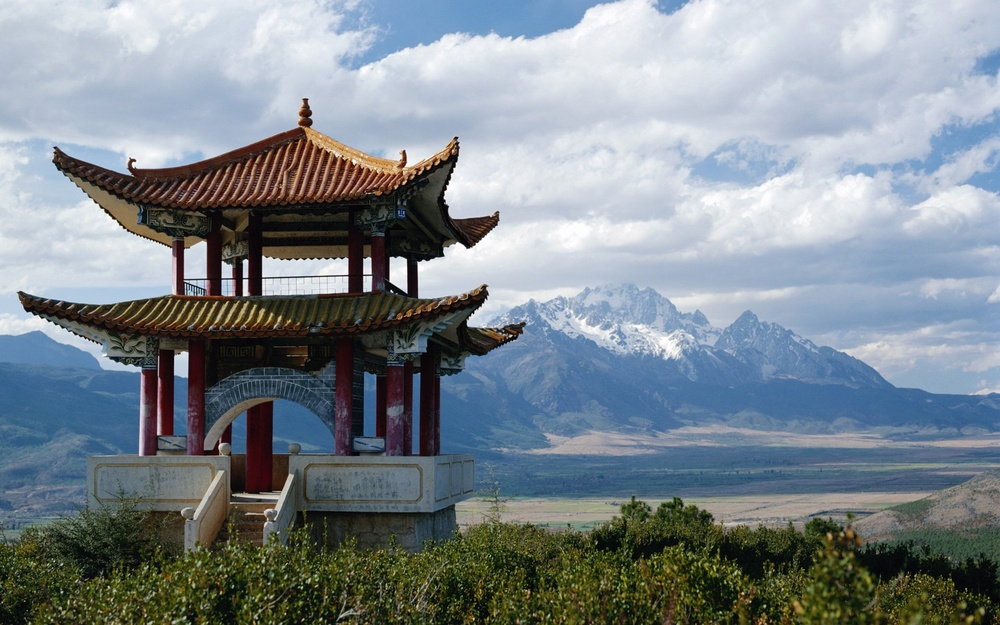
#> input picture image.jpg, 1000 x 625 px, shrunk from 1920 x 1200 before the run; the run also reads 2 pictures not shown here
$ python mosaic.py image.jpg . out.png 100 3   (older library calls are emulated)
#> lines starting #> are read from the running program, lines starting #| are printed output that depends on the picture
### utils.py
import os

from PIL import Image


def _pil_image_from_lists(image_as_lists):
    height = len(image_as_lists)
    width = min([len(image_as_lists[i]) for i in range(height)])

    image = Image.new("RGB", (width, height))
    for i in range(width):
        for j in range(height):
            image.putpixel((i, j), image_as_lists[j][i])
    return image


def _lists_from_pil_image(image):
    width, height = image.size
    pixels = list(image.getdata())
    return [pixels[i * width:(i + 1) * width] for i in range(height)]


def build_tile_base(tiles_dir, tile_height):
    tiles = []
    widths = []
    for file in os.listdir(tiles_dir):
        try:
            image = Image.open(os.path.join(tiles_dir, file))
            if image.mode != 'RGB':
                image = image.convert(mode='RGB')
            img_ratio = image.size[0] / image.size[1]
            image = image.resize((int(img_ratio * tile_height), tile_height), Image.ANTIALIAS)
            tiles.append(_lists_from_pil_image(image))
            widths.append(image.size[0])
        except IOError:
            pass

    min_width = min(widths)
    cropped_tiles = []

    for tile in tiles:
        cropped = []
        for row in range(tile_height):
            new_row = tile[row][: min_width]
            cropped += [new_row]
        cropped_tiles += [cropped]

    return cropped_tiles


def load_image(image_filename):
#> called with image_filename = 'image.jpg'
    pil_image = Image.open(image_filename)
#> pil_image is the input picture: PIL image 1000x625 RGB; mean R, G, B 126.2, 136.2, 142.7
    return _lists_from_pil_image(pil_image)
#> in _lists_from_pil_image, `pixels = list(image.getdata())`: pixels = 625000 items


def save(image, filename):
    mosaic = _pil_image_from_lists(image)
    output_dir = os.path.dirname(filename)

    if os.path.exists(filename):
        print("Error: can not save to file: ", filename, ". File already exists.")
        return

    if output_dir != "" and not os.path.exists(output_dir):
        os.makedirs(output_dir)

    mosaic.save(filename)


def show(image):
    mosaic = _pil_image_from_lists(image)
    mosaic.show()

### mosaic.py
import math
import sys

import utils


def compare_pixels(pixel1, pixel2):
    return abs(pixel1[0] - pixel2[0]) + abs(pixel1[1] - pixel2[1]) + abs(pixel1[2] - pixel2[2])


def compare_images(image1, image2):
    pixels_diff = 0
    for row in range(min(len(image1), len(image2))):
        for col in range(min(len(image1[0]), len(image2[0]))):
            pixels_diff += compare_pixels(image1[row][col], image2[row][col])
    return pixels_diff


def get_piece(image, upper_left, size):
    piece = []
    for row in range(upper_left[0], min(upper_left[0] + size[0], len(image))):
        piece_row = []
        for col in range(upper_left[1], min(upper_left[1] + size[1], len(image[0]))):
            piece_row += [image[row][col]]
        piece += [piece_row]
    return piece


def set_piece(image, upper_left, piece):
    for row in range(upper_left[0], min(upper_left[0] + len(piece), len(image))):
        for col in range(upper_left[1], min(upper_left[1] + len(piece[0]), len(image[0]))):
            image[row][col] = piece[row - upper_left[0]][col - upper_left[1]]


def pixels_average(image):
    pixels = 0
    red = 0
    green = 0
    blue = 0

    for row in range(len(image)):
        for col in range(len(image[0])):
            pixels += 1
            red += image[row][col][0]
            green += image[row][col][1]
            blue += image[row][col][2]

    return red / pixels, green / pixels, blue / pixels


def preprocess_tiles(tiles):
    return [pixels_average(tile) for tile in tiles]


def get_best_tiles(objective, tiles, averages, num_candidates):
    candidate_tiles = []

    avg_obj = pixels_average(objective)

    for dif in range(255):
        for i in range(len(tiles)):
            if len(candidate_tiles) == num_candidates:
                break

            if avg_obj[0] - dif <= averages[i][0] <= avg_obj[0] + dif \
                    and avg_obj[1] - dif <= averages[i][1] <= avg_obj[1] + dif \
                    and avg_obj[2] - dif <= averages[i][2] <= avg_obj[2] + dif \
                    and tiles[i] not in candidate_tiles:
                candidate_tiles.append(tiles[i])
    return candidate_tiles


def choose_tile(piece, tiles):
    best_tile = None
    best_tile_pixels_sum = 0
    for tile in tiles:
        tile_pixels_sum = compare_images(piece, tile)
        if tile_pixels_sum < best_tile_pixels_sum or not best_tile:
            best_tile = tile
            best_tile_pixels_sum = tile_pixels_sum
    return best_tile


def make_mosaic(image, tiles, num_candidates):
    tiles_averages = preprocess_tiles(tiles)
    size = (len(tiles[0]), len(tiles[0][0]))

    for row in range(int(math.ceil(len(image) / size[0]))):
        for col in range(int(math.ceil(len(image[0]) / size[1]))):
            upper_left = (row * size[0], col * size[1])
            piece = get_piece(image, upper_left, size)
            best_tiles = get_best_tiles(piece, tiles, tiles_averages, num_candidates)
            best_tile = choose_tile(piece, best_tiles)
            set_piece(image, upper_left, best_tile)
    return image


if __name__ == '__main__':
    if len(sys.argv) != 6:
        print('Usage: python3 mosaic.py <image_source> <images_dir> <output_name> <tile_height> <num_candidates>')
        exit()

    image_source = sys.argv[1]
    images_dir = sys.argv[2]
    output_name = sys.argv[3]
    tile_height = int(sys.argv[4])
    num_candidate = int(sys.argv[5])

    image = utils.load_image(image_source)
#> image = 625 items
    tiles = utils.build_tile_base(images_dir, tile_height)
#> in build_tile_base, `image = image.resize((int(img_ratio * tile_height), tile_height), Imag..`:
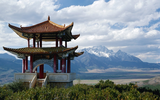
#> image: PIL image 160x100 RGB; mean R, G, B 126.2, 136.2, 142.7
#> in build_tile_base, `min_width = min(widths)`: min_width = 160
#> the loop in build_tile_base, `for tile in tiles:` made 1 pass
#> after the loop in build_tile_base, `for tile in tiles:`: cropped_tiles = 1 item
#> tiles = 1 item

    mosaic_image = make_mosaic(image, tiles, num_candidate)
#> in make_mosaic, `tiles_averages = preprocess_tiles(tiles)`: tiles_averages = [(126.2, 136.2, 142.7)]
#> in make_mosaic, `size = (len(tiles[0]), len(tiles[0][0]))`: size = (100, 160)
#> the loop in make_mosaic, `for row in range(int(math.ceil(len(image) / size[0]))):` made 7 passes
#> mosaic_image = 625 items
    utils.save(mosaic_image, output_name)
#> in _pil_image_from_lists, `height = len(image_as_lists)`: height = 625
#> in _pil_image_from_lists, `width = min([len(image_as_lists[i]) for i in range(height)])`: width = 1000
#> in _pil_image_from_lists, `image = Image.new("RGB", (width, height))`: image: PIL image 1000x625 RGB; every value is 0
#> after the loop in _pil_image_from_lists, `for i in range(width):`:
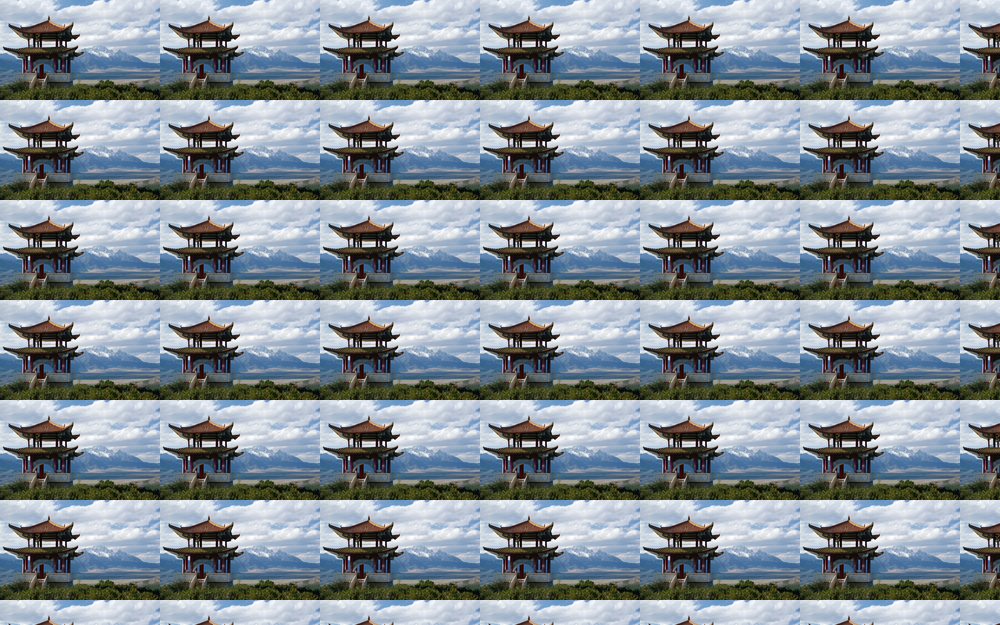
#> image: PIL image 1000x625 RGB; mean R, G, B 128.6, 138.5, 145.3
